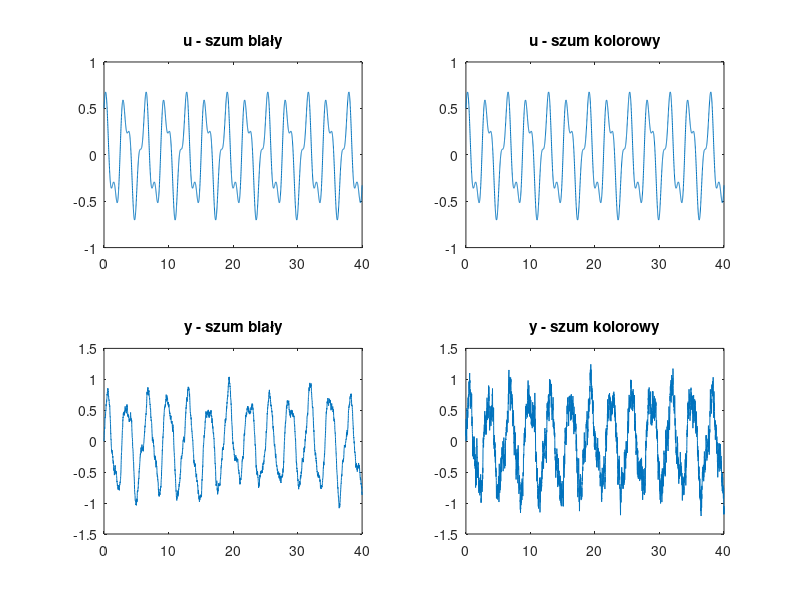
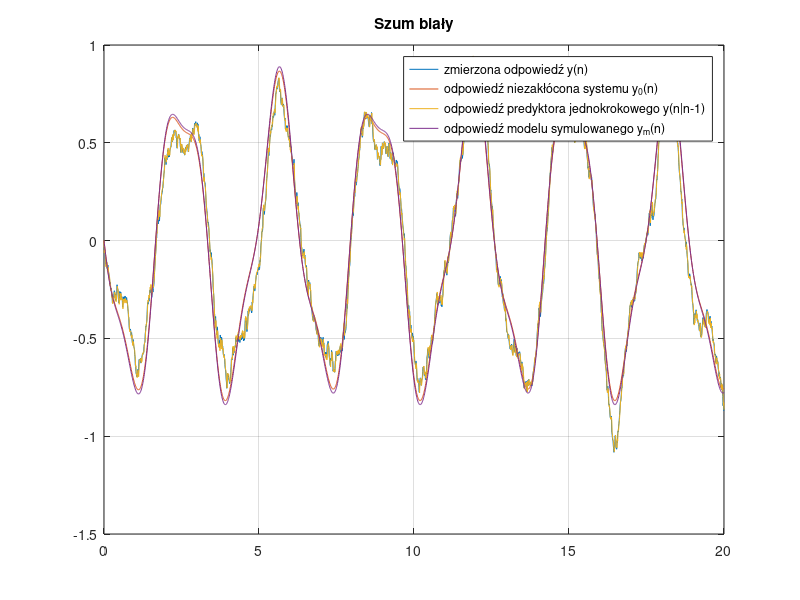
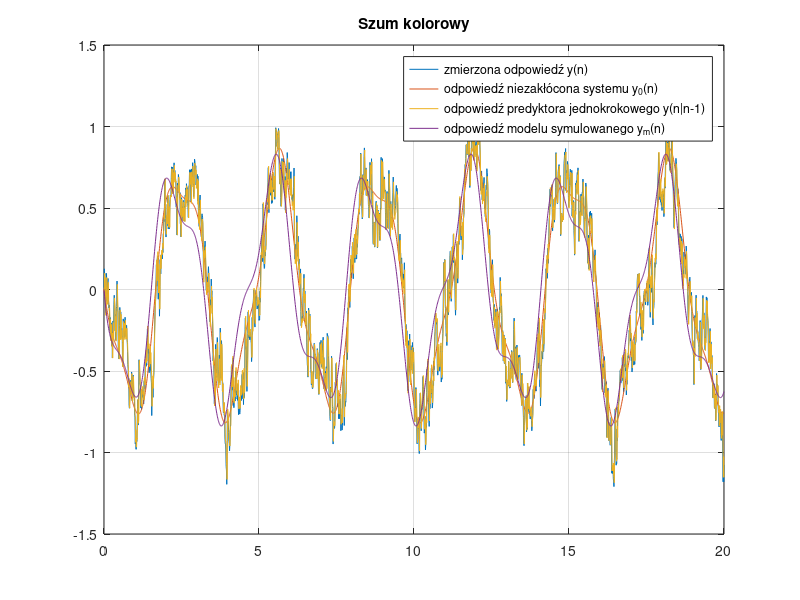

Write MATLAB code to recreate these figures, in order.
close all; clear; clc;

%% Wyświetlenie danych pomiarowych
load IdentWsadowaDyn.mat

Tp = 0.01;
n = 1:length(DaneDynW);
uW = DaneDynW(n, 1);
yW = DaneDynW(n, 2);
uC = DaneDynC(n, 1);
yC = DaneDynC(n, 2);
N = length(uW);
t = (0:N-1) * Tp;

figure
subplot(2, 2, 1)
plot(t, uW)
title('u - szum biały')
subplot(2, 2, 2)
plot(t, uC)
title('u - szum kolorowy')
subplot(2, 2, 3)
plot(t, yW)
title('y - szum biały')
subplot(2, 2, 4)
plot(t, yC)
title('y - szum kolorowy')

%% Podział danych pomiarowych na 2 podzbiory
uW_est = uW(1:fix(N/2));
uW_wer = uW(fix(N/2)+1:end);

yW_est = yW(1:fix(N/2));
yW_wer = yW(fix(N/2)+1:end);

uC_est = uC(1:fix(N/2));
uC_wer = uC(fix(N/2)+1:end);

yC_est = yC(1:fix(N/2));
yC_wer = yC(fix(N/2)+1:end);

N_est = length(uW_est);
N_wer = length(uW_wer);
d = 2;

%% Identyfikacja - szum biały
% phiT(n) = [y(n-1) u(n-1)]
PhiW = zeros(N_est, d);
for k=2:N_est
    PhiW(k, :) = [yW_est(k-1), uW_est(k-1)];
end

pLSW = pinv(PhiW) * yW_est;
TW = -Tp / log(pLSW(1));
kW = pLSW(2) / (1 - pLSW(1));

%% Identyfikacja - szum kolorowy
% phiT(n) = [y(n-1) u(n-1)]
PhiC = zeros(N_est, d);
for k=2:N_est
    PhiC(k, :) = [yC_est(k-1), uC_est(k-1)];
end

pLSC = pinv(PhiC) * yC_est;
TC = -Tp / log(pLSC(1));
kC = pLSC(2) / (1 - pLSC(1));

%% Wykresy - szum biały
t_wer = (0:N_wer-1)*Tp;
G0 = tf(2.0, [0.5, 1]);

GW = tf(kW, [TW, 1]);
y0W = lsim(G0, uW_wer, t_wer);
PhiW_wer = zeros(N_wer, d);
for k=2:N_wer
    PhiW_wer(k, :) = [yW_wer(k-1), uW_wer(k-1)];
end
yW_hat = PhiW_wer * pLSW;
ymW = lsim(GW, uW_wer, t_wer);

figure
plot(t_wer, yW_wer)
hold on
plot(t_wer, y0W)
plot(t_wer, yW_hat)
plot(t_wer, ymW)
legend('zmierzona odpowiedź y(n)', 'odpowiedź niezakłócona systemu y_0(n)', 'odpowiedź predyktora jednokrokowego y(n|n-1)', 'odpowiedź modelu symulowanego y_m(n)')
title('Szum biały')
grid on

%% Wykresy - szum kolorowy
GC = tf(kC, [TC, 1]);
y0C = lsim(G0, uC_wer, t_wer);
PhiC_wer = zeros(N_wer, d);
for k=2:N_wer
    PhiC_wer(k, :) = [yC_wer(k-1), uC_wer(k-1)];
end
yC_hat = PhiC_wer * pLSC;
ymC = lsim(GC, uC_wer, t_wer);

figure
plot(t_wer, yC_wer)
hold on
plot(t_wer, y0C)
plot(t_wer, yC_hat)
plot(t_wer, ymC)
legend('zmierzona odpowiedź y(n)', 'odpowiedź niezakłócona systemu y_0(n)', 'odpowiedź predyktora jednokrokowego y(n|n-1)', 'odpowiedź modelu symulowanego y_m(n)')
title('Szum kolorowy')
grid on

%% Wskaźniki
V_pW = 1/N_wer * sum((yW_wer - yW_hat).^2);
V_mW = 1/N_wer * sum((y0W - ymW).^2);

V_pC = 1/N_wer * sum((yC_wer - yC_hat).^2);
V_mC = 1/N_wer * sum((y0C - ymC).^2);

%% Macierz kowariancji i przedziały ufności
sig2 = 1 / (N - 4) * sum((yW_wer - PhiW_wer * pLSW).^2);
Cov = sig2 * inv(PhiW_wer' * PhiW_wer);

PU95_1_min = pLSW(1) - 1.96 * sqrt(Cov(1, 1));
PU95_1_max = pLSW(1) + 1.96 * sqrt(Cov(1, 1));

PU95_2_min = pLSW(2) - 1.96 * sqrt(Cov(2, 2));
PU95_2_max = pLSW(2) + 1.96 * sqrt(Cov(2, 2));
